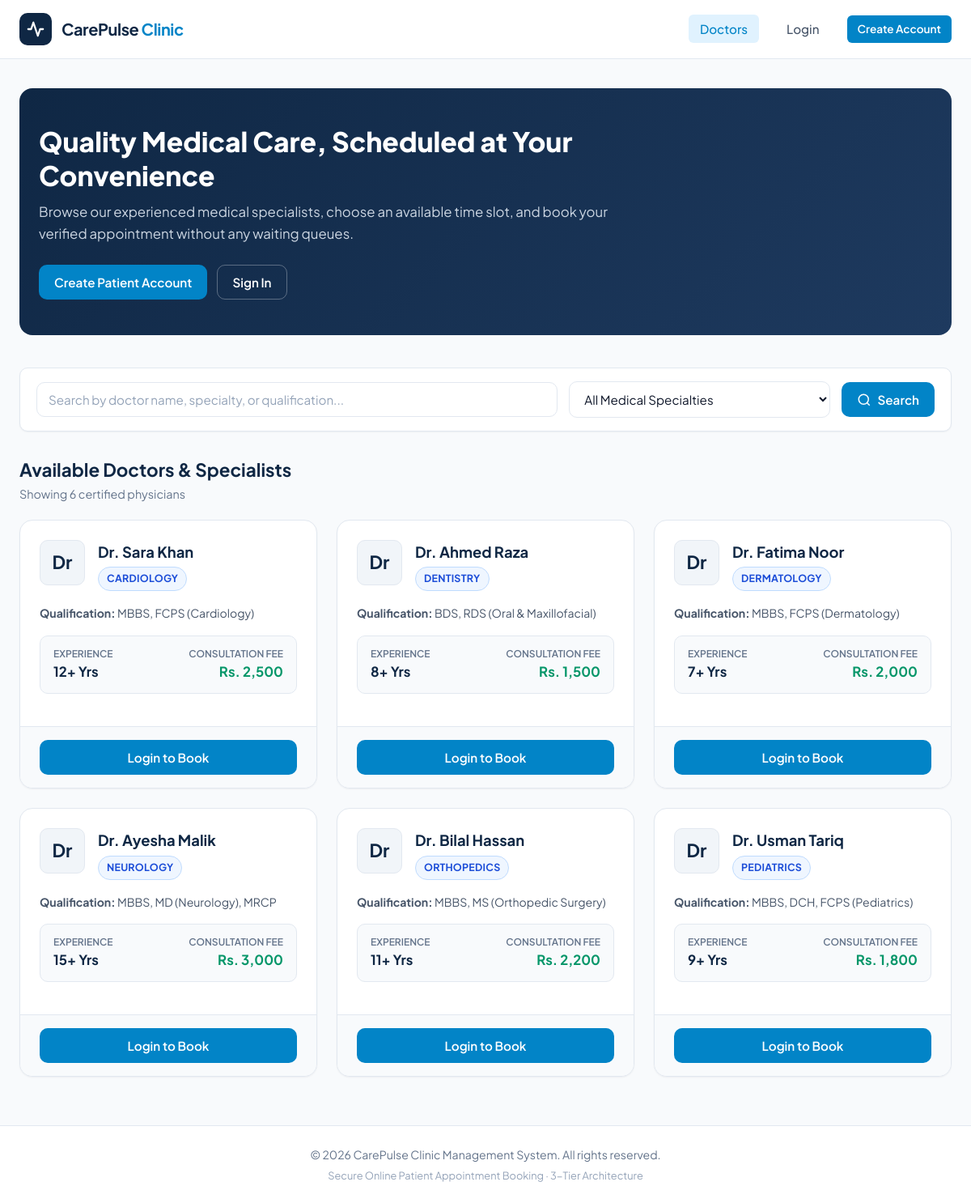
Before: / with the older database file.
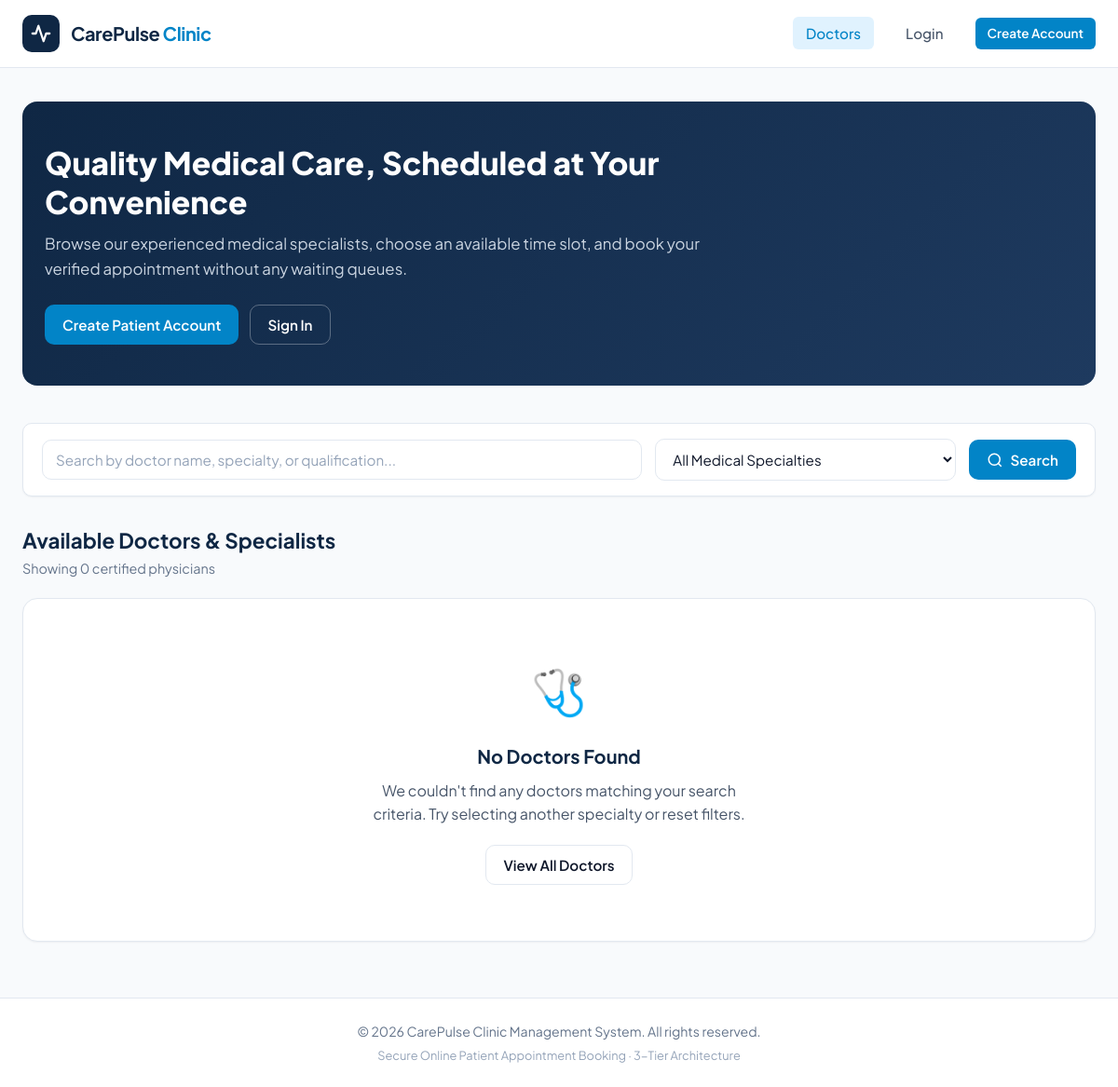
After: the same page with the newer database file.
### tables this page shows
CREATE TABLE IF NOT EXISTS `doctors` (
    `id` INT AUTO_INCREMENT PRIMARY KEY,
    `user_id` INT NOT NULL UNIQUE,
    `specialty_id` INT NOT NULL,
    `qualification` VARCHAR(150) NOT NULL,
    `experience_years` INT NOT NULL,
    `fee` DECIMAL(10,2) NOT NULL,
    queue_min_minutes SMALLINT UNSIGNED NOT NULL DEFAULT 30,
    queue_max_minutes SMALLINT UNSIGNED NOT NULL DEFAULT 45,
    CONSTRAINT `fk_doctors_user` FOREIGN KEY (`user_id`) REFERENCES `users` (`id`) ON DELETE CASCADE,
    CONSTRAINT `fk_doctors_specialty` FOREIGN KEY (`specialty_id`) REFERENCES `specialties` (`id`) ON DELETE RESTRICT
);

CREATE TABLE IF NOT EXISTS `users` (
    `id` INT AUTO_INCREMENT PRIMARY KEY,
    `full_name` VARCHAR(100) NOT NULL,
    `email` VARCHAR(150) NOT NULL UNIQUE,
    `password` VARCHAR(255) NOT NULL,
    `phone` VARCHAR(20) NOT NULL,
    `role` ENUM('patient', 'doctor', 'admin') NOT NULL DEFAULT 'patient',
    `created_at` TIMESTAMP DEFAULT CURRENT_TIMESTAMP
);

CREATE TABLE IF NOT EXISTS `specialties` (
    `id` INT AUTO_INCREMENT PRIMARY KEY,
    `name` VARCHAR(100) NOT NULL UNIQUE
);

### config/db.php (called while the page is built, shortened)
<?php
function e($value): string
{
    return htmlspecialchars((string)$value, ENT_QUOTES | ENT_SUBSTITUTE, 'UTF-8');
}
function is_logged_in(): bool
{
    return !empty($_SESSION['user_id']);
}

### index.php (the view, shortened to what this page needs)
<?php
require_once __DIR__ . '/config/db.php';
$search_query = isset($_GET['q']) ? trim($_GET['q']) : '';
$sql = "
    SELECT
        d.id AS doctor_id,
        u.full_name AS doctor_name,
        u.email AS doctor_email,
        u.phone AS doctor_phone,
        s.id AS specialty_id,
        s.name AS specialty_name,
        d.qualification,
        d.experience_years,
        d.fee
    FROM doctors d
    INNER JOIN users u ON d.user_id = u.id
    INNER JOIN specialties s ON d.specialty_id = s.id
    WHERE 1=1
";
$params = [];
$sql .= " ORDER BY s.name ASC, u.full_name ASC";
$stmt = $pdo->prepare($sql);
$stmt->execute($params);
$doctors = $stmt->fetchAll();
require_once __DIR__ . '/includes/header.php';
?>
<section class="page-hero">
    <div class="container">
        <div class="hero-content">
            <h1 class="hero-title">Quality Medical Care, Scheduled at Your Convenience</h1>
            <p class="hero-subtitle">
                Browse our experienced medical specialists, choose an available time slot, and book your verified appointment without any waiting queues.
            </p>
            <?php if (!is_logged_in()): ?>
                <div style="display: flex; gap: 12px; flex-wrap: wrap;">
                    <a href="signup.php" class="btn btn-primary" id="hero-register-btn">Create Patient Account</a>
                    <a href="login.php" class="btn btn-outline" style="color: white; border-color: rgba(255,255,255,0.3);" id="hero-login-btn">Sign In</a>
                </div>
            <?php else: ?>
                <a href="dashboard.php" class="btn btn-primary" id="hero-dashboard-btn">
                    View My Appointments
                </a>
            <?php endif; ?>
        </div>
    </div>
</section>
<div class="filter-bar">
    <form action="index.php" method="GET" class="filter-group" style="width: 100%; display: flex; flex-wrap: wrap; gap: 14px;">
        <div style="flex: 2; min-width: 220px;">
            <input
                type="text"
                name="q"
                class="form-control"
                placeholder="Search by doctor name, specialty, or qualification..."
                value="<?php echo e($search_query); ?>"
                id="search-input"
            >
        </div>
        <div style="flex: 1; min-width: 180px;">
            <select name="specialty" class="form-select" id="specialty-filter">
                <option value="0">All Medical Specialties</option>
            </select>
        </div>
        <div style="display: flex; gap: 10px;">
            <button type="submit" class="btn btn-primary" id="btn-filter">
                <svg width="18" height="18" viewBox="0 0 24 24" fill="none" stroke="currentColor" stroke-width="2">
                    <circle cx="11" cy="11" r="8"></circle>
                    <line x1="21" y1="21" x2="16.65" y2="16.65"></line>
                </svg>
                Search
            </button>
        </div>
    </form>
</div>
<div class="section-header" style="margin-bottom: 20px; display: flex; justify-content: space-between; align-items: center;">
    <div>
        <h2 style="font-size: 1.4rem; font-weight: 700; color: var(--primary);">Available Doctors & Specialists</h2>
        <p style="color: var(--text-muted); font-size: 0.9rem;">
            Showing <?php echo count($doctors); ?> certified physician<?php echo count($doctors) === 1 ? '' : 's'; ?>
        </p>
    </div>
</div>
<?php if (empty($doctors)): ?>
    <div class="card">
        <div class="empty-state">
            <div class="empty-state-icon">🩺</div>
            <h3>No Doctors Found</h3>
            <p>We couldn't find any doctors matching your search criteria. Try selecting another specialty or reset filters.</p>
            <a href="index.php" class="btn btn-outline">View All Doctors</a>
        </div>
    </div>
<?php else: ?>
    <div class="doctors-grid" id="doctors-list">
        <?php foreach ($doctors as $doc): ?>
            <div class="card doctor-card" id="doctor-card-<?php echo $doc['doctor_id']; ?>">
                <div class="card-body">
                    <div class="doctor-profile-header">
                        <div class="doctor-avatar">
                            Dr
                        </div>
                        <div class="doctor-meta">
                            <h3><?php echo e($doc['doctor_name']); ?></h3>
                            <span class="badge badge-specialty"><?php echo e($doc['specialty_name']); ?></span>
                        </div>
                    </div>
                    <div class="doctor-qualification">
                        <strong>Qualification:</strong> <?php echo e($doc['qualification']); ?>
                    </div>
                    <div class="doctor-stats">
                        <div class="stat-item">
                            <span class="stat-label">Experience</span>
                            <span class="stat-value"><?php echo (int)$doc['experience_years']; ?>+ Yrs</span>
                        </div>
                        <div class="stat-item" style="text-align: right;">
                            <span class="stat-label">Consultation Fee</span>
                            <span class="stat-value fee-value">Rs. <?php echo number_format($doc['fee'], 0); ?></span>
                        </div>
                    </div>
                </div>
                <div class="card-footer" style="display: flex; gap: 10px;">
                    <?php if (is_logged_in()): ?>
                        <a href="book.php?doctor_id=<?php echo $doc['doctor_id']; ?>" class="btn btn-primary btn-block" id="btn-book-<?php echo $doc['doctor_id']; ?>">
                            Book Appointment
                        </a>
                    <?php else: ?>
                        <a href="login.php" class="btn btn-primary btn-block" id="btn-book-guest-<?php echo $doc['doctor_id']; ?>">
                            Login to Book
                        </a>
                    <?php endif; ?>
                </div>
            </div>
        <?php endforeach; ?>
    </div>
<?php endif; ?>
<?php require_once __DIR__ . '/includes/footer.php'; ?>

### includes/header.php (shortened to what this page needs)
<?php
require_once __DIR__ . '/../config/db.php';
$current_page = basename($_SERVER['PHP_SELF']);
$user = current_user();
?>
<!DOCTYPE html>
<html lang="en">
<head>
    <link rel="stylesheet" href="assets/css/style.css?v=<?php echo time(); ?>">
</head>
<body>
<header class="site-header">
    <div class="container">
        <nav class="navbar">
            <a href="index.php" class="brand-logo" id="brand-logo">
                <div class="logo-badge">
                    <svg width="22" height="22" viewBox="0 0 24 24" fill="none" stroke="currentColor" stroke-width="2.5" stroke-linecap="round" stroke-linejoin="round">
                        <path d="M22 12h-4l-3 9L9 3l-3 9H2"/>
                    </svg>
                </div>
                <div class="brand-text">CarePulse <span>Clinic</span></div>
            </a>
            <ul class="nav-links">
                <?php if (is_logged_in()): ?>
                    <?php if ($user['role'] === 'admin'): ?>
                        <li>
                            <a href="admin_dashboard.php" class="nav-link <?php echo ($current_page === 'admin_dashboard.php' || strpos($current_page, 'admin_doctor_') === 0) ? 'active' : ''; ?>" id="nav-admin">
                                Admin Panel
                            </a>
                        </li>
                        <li>
                            <a href="admin_specialties.php" class="nav-link <?php echo ($current_page === 'admin_specialties.php') ? 'active' : ''; ?>" id="nav-admin-specialties">
                                Specialties
                            </a>
                        </li>
                        <li>
                            <a href="index.php" class="nav-link <?php echo ($current_page === 'index.php') ? 'active' : ''; ?>" id="nav-doctors" title="Preview public doctor directory as seen by patients">
                                Public Directory
                            </a>
                        </li>
                    <?php elseif ($user['role'] === 'doctor'): ?>
                        <li>
                            <a href="doctor_dashboard.php" class="nav-link <?php echo ($current_page === 'doctor_dashboard.php' || $current_page === 'doctor_complete_appointment.php') ? 'active' : ''; ?>" id="nav-doctor-schedule">
                                My Patients & Schedule
                            </a>
                        </li>
                        <li>
                            <a href="index.php" class="nav-link <?php echo ($current_page === 'index.php') ? 'active' : ''; ?>" id="nav-doctors">
                                Doctors Directory
                            </a>
                        </li>
                    <?php else: ?>
                        <li>
                            <a href="index.php" class="nav-link <?php echo ($current_page === 'index.php') ? 'active' : ''; ?>" id="nav-doctors">
                                Doctors
                            </a>
                        </li>
                        <li>
                            <a href="dashboard.php" class="nav-link <?php echo ($current_page === 'dashboard.php') ? 'active' : ''; ?>" id="nav-appointments">
                                My Appointments
                            </a>
                        </li>
                    <?php endif; ?>
                    <li class="user-badge" id="user-badge">
                        <a href="profile.php" style="display: flex; align-items: center; gap: 8px; color: inherit; text-decoration: none;" title="Edit Profile & Settings">
                            <span class="user-avatar-initial"><?php echo strtoupper(substr($user['name'], 0, 1)); ?></span>
                            <span>
                                <?php
                                if ($user['role'] === 'admin') {
                                    echo 'Admin: ' . e($user['name']);
                                } else {
                                    echo e($user['name']);
                                }
                                ?>
                            </span>
                        </a>
                    </li>
                    <li>
                        <a href="profile.php" class="nav-link <?php echo ($current_page === 'profile.php') ? 'active' : ''; ?>" id="nav-profile">
                            Profile
                        </a>
                    </li>
                    <li>
                        <a href="logout.php" class="btn btn-outline btn-sm" id="btn-logout">
                            Logout
                        </a>
                    </li>
                <?php else: ?>
                    <li>
                        <a href="index.php" class="nav-link <?php echo ($current_page === 'index.php') ? 'active' : ''; ?>" id="nav-doctors">
                            Doctors
                        </a>
                    </li>
                    <li>
                        <a href="login.php" class="nav-link <?php echo ($current_page === 'login.php') ? 'active' : ''; ?>" id="nav-login">
                            Login
                        </a>
                    </li>
                    <li>
                        <a href="signup.php" class="btn btn-primary btn-sm" id="nav-signup">
                            Create Account
                        </a>
                    </li>
                <?php endif; ?>
            </ul>
        </nav>
    </div>
</header>
<main class="main-content">
    <div class="container">

### includes/footer.php (shortened to what this page needs)
    </div>
</main>
<footer class="site-footer">
    <div class="container">
        <p>&copy; <?php echo date('Y'); ?> CarePulse Clinic Management System. All rights reserved.</p>
        <p style="margin-top: 4px; font-size: 0.8rem; color: #94a3b8;">Secure Online Patient Appointment Booking &middot; 3-Tier Architecture</p>
    </div>
</footer>
</body>
</html>

Changed rows visible on the page:
removed doctors: user.full_name "Dr. Sara Khan", specialty.name "CARDIOLOGY", qualification "MBBS, FCPS (Cardiology)", experience_years "12", fee "2,500"
removed doctors: user.full_name "Dr. Ahmed Raza", specialty.name "DENTISTRY", qualification "BDS, RDS (Oral & Maxillofacial)", experience_years "8", fee "1,500"
removed doctors: user.full_name "Dr. Fatima Noor", specialty.name "DERMATOLOGY", qualification "MBBS, FCPS (Dermatology)", experience_years "7", fee "2,000"
removed doctors: user.full_name "Dr. Ayesha Malik", specialty.name "NEUROLOGY", qualification "MBBS, MD (Neurology), MRCP", experience_years "15", fee "3,000"
removed doctors: user.full_name "Dr. Bilal Hassan", specialty.name "ORTHOPEDICS", qualification "MBBS, MS (Orthopedic Surgery)", experience_years "11", fee "2,200"
removed doctors: user.full_name "Dr. Usman Tariq", specialty.name "PEDIATRICS", qualification "MBBS, DCH, FCPS (Pediatrics)", experience_years "9", fee "1,800"
Other visible differences:
count($doctors): "6" → "0"
text now shown: "🩺 No Doctors Found We couldn't find any doctors matching your search criteria. Try selecting another specialty or reset filters. View All Doctors"
